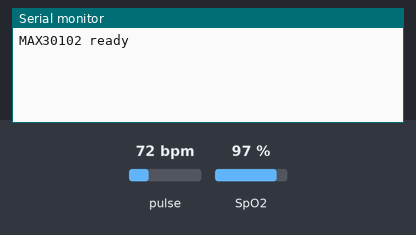
Bench run of a sketch on a simulated Arduino Uno, built with avr-gcc and run on an emulated ATmega328P. Parts: the last lines printed to the serial monitor. The test bench sets the inputs (shaded band); at power-on: pulse 72 bpm, SpO2 97 %.

Above: at 1.2 s.
1.3 s: pulse set to 42 bpm
At 1.8 s:
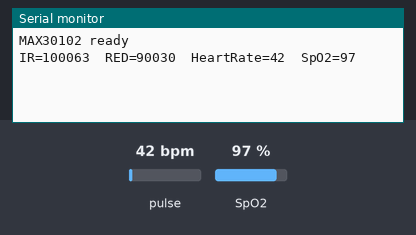
4.1 s: SpO2 set to 80 %
At 5.5 s:
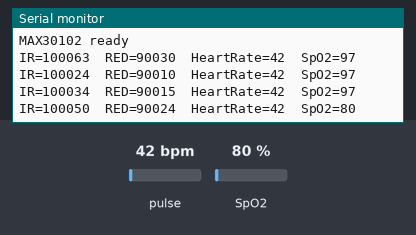
5.6 s: pulse set to 70 bpm
At 6.9 s:
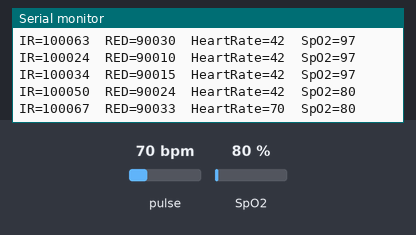
Timing chart, 0 to 8.6 s (numbered marks = the images above; inputs shaded):
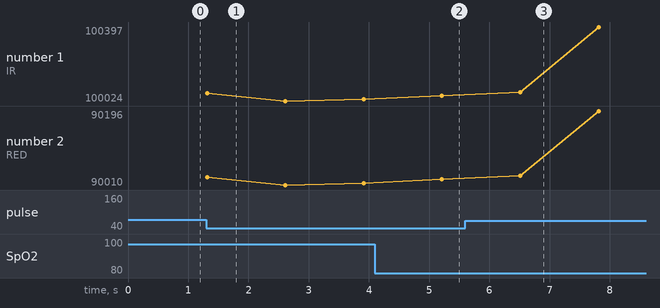

The sketch:

max30102.ino
```cpp
#include <Wire.h>
#include "MAX30105.h"
#include "spo2_algorithm.h"
#define MA_WINDOW 4

MAX30105 sensor;

// Buffers
uint32_t irBuffer[100];
uint32_t redBuffer[100];

void setup() {
  Serial.begin(115200);
  Wire.begin();

  if (!sensor.begin(Wire, I2C_SPEED_FAST)) {
    Serial.println("Sensor not found");
    while (1);
  }

  sensor.setup();
  sensor.setPulseAmplitudeIR(0x2F);
  sensor.setPulseAmplitudeRed(0x2F);
  sensor.setPulseAmplitudeProximity(0);
  sensor.setLEDMode(2);  // Red + IR
  sensor.setSampleRate(50);
  sensor.setPulseWidth(411);

  Serial.println("MAX30102 ready");
}

void loop() {

  // Collect 100 samples (~1 sec)
  uint32_t smoothIR = 0;
  uint32_t smoothRED = 0;

  // ---- INSERT THIS WHOLE BLOCK ----
  for (int i = 0; i < 100; i++) {
    while (!sensor.available()) sensor.check();

    smoothIR  = (smoothIR  * (MA_WINDOW - 1) + sensor.getIR())  / MA_WINDOW;
    smoothRED = (smoothRED * (MA_WINDOW - 1) + sensor.getRed()) / MA_WINDOW;

    irBuffer[i]  = smoothIR;
    redBuffer[i] = smoothRED;

    sensor.nextSample();
  }
  uint32_t irValue  = irBuffer[99];
  uint32_t redValue = redBuffer[99];

  if (irValue < 20000 || redValue < 20000) {
    Serial.println("Weak signal...");
    return;   // skip this loop cycle
}

  // Declare BEFORE function call
  int32_t spo2;
  int8_t  spo2Valid;
  int32_t heartRate;
  int8_t  heartRateValid;

  // Correct function call
  maxim_heart_rate_and_oxygen_saturation(
    irBuffer,
    100,
    redBuffer,
    &spo2,
    &spo2Valid,
    &heartRate,
    &heartRateValid
  );

  // Print raw data and results
  Serial.print("IR=");
  Serial.print(irValue);
  Serial.print("  RED=");
  Serial.print(redValue);

  Serial.print("  HeartRate=");
  if (heartRateValid) Serial.print(heartRate);
  else Serial.print("Invalid");

  Serial.print("  SpO2=");
  if (spo2Valid) Serial.print(spo2);
  else Serial.print("Invalid");

  Serial.println();
}
```

Measured:
- after the input at 1.3 s, the serial monitor: prints a new line at once (image 1)
- after the input at 4.1 s, the serial monitor: prints a new line after 1.1 s (image 2)
- after the input at 5.6 s, the serial monitor: prints a new line after 0.91 s (image 3)
- plotted number 1: 100050 → 100340 after the input at 5.6 s
- plotted number 2: 90024 → 90167 after the input at 5.6 s
